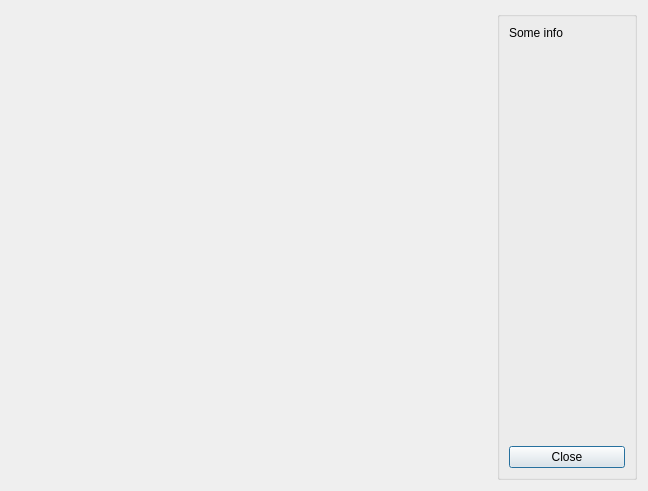
<?xml version="1.0" encoding="UTF-8"?>
<ui version="4.0">
 <class>show_ghaphics</class>
 <widget class="QDialog" name="show_ghaphics">
  <property name="geometry">
   <rect>
    <x>0</x>
    <y>0</y>
    <width>648</width>
    <height>491</height>
   </rect>
  </property>
  <property name="windowTitle">
   <string>Dialog</string>
  </property>
  <layout class="QHBoxLayout" name="horizontalLayout">
   <item>
    <widget class="QWidget" name="wd_graphics" native="true">
     <property name="sizePolicy">
      <sizepolicy hsizetype="Expanding" vsizetype="Expanding">
       <horstretch>0</horstretch>
       <verstretch>0</verstretch>
      </sizepolicy>
     </property>
    </widget>
   </item>
   <item>
    <widget class="QGroupBox" name="grp_controls">
     <property name="minimumSize">
      <size>
       <width>140</width>
       <height>0</height>
      </size>
     </property>
     <property name="maximumSize">
      <size>
       <width>160</width>
       <height>16777215</height>
      </size>
     </property>
     <property name="title">
      <string/>
     </property>
     <layout class="QVBoxLayout" name="verticalLayout">
      <item>
       <widget class="QLabel" name="label">
        <property name="text">
         <string>Some info</string>
        </property>
        <property name="textFormat">
         <enum>Qt::TextFormat::PlainText</enum>
        </property>
        <property name="alignment">
         <set>Qt::AlignmentFlag::AlignLeading|Qt::AlignmentFlag::AlignLeft|Qt::AlignmentFlag::AlignTop</set>
        </property>
       </widget>
      </item>
      <item alignment="Qt::AlignmentFlag::AlignBottom">
       <widget class="QWidget" name="widget" native="true">
        <layout class="QVBoxLayout" name="verticalLayout_2">
         <property name="spacing">
          <number>0</number>
         </property>
         <property name="leftMargin">
          <number>0</number>
         </property>
         <property name="topMargin">
          <number>0</number>
         </property>
         <property name="rightMargin">
          <number>0</number>
         </property>
         <property name="bottomMargin">
          <number>0</number>
         </property>
         <item>
          <widget class="QPushButton" name="btn_close">
           <property name="text">
            <string>Close</string>
           </property>
          </widget>
         </item>
        </layout>
       </widget>
      </item>
     </layout>
    </widget>
   </item>
  </layout>
 </widget>
 <resources/>
 <connections/>
</ui>
